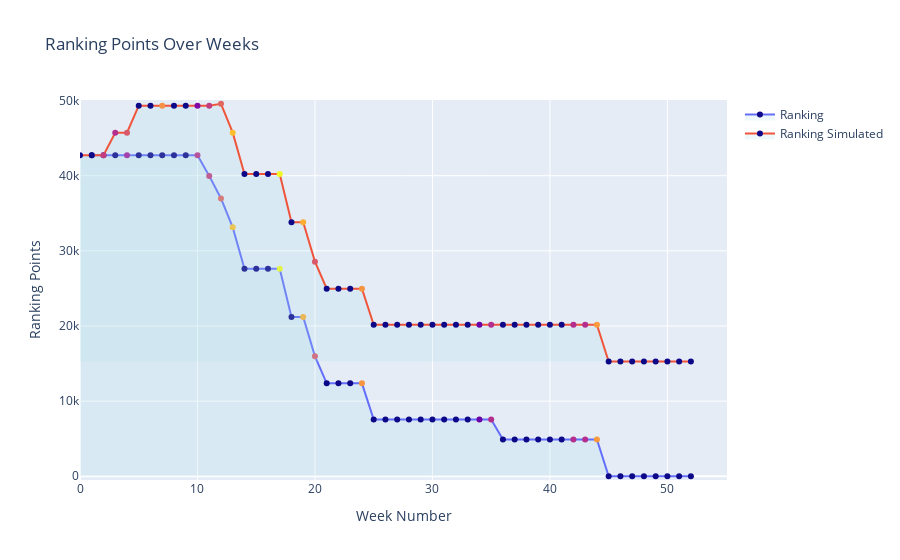

Write notebook code for a chart like this one.
### Code cell
custom_data_simulated = np.stack((df_week_ranking_simulated['Tournament'],df_week_ranking_simulated['Result'],df_week_ranking_simulated['Points Earned'],df_week_ranking_simulated['Points to defend']), axis=-1)


fig.add_trace(go.Scatter(x=df_week_ranking_simulated['Week'],
                                y=df_week_ranking_simulated['Total Ranking Points'],
                                customdata=custom_data_simulated,
                                name="Ranking Simulated",
                                marker_color=df_week_ranking_simulated['Points Earned'],
                                marker_colorscale="Plasma",
                                marker_showscale=False,
                                fill="tozerox",
                                fillcolor="rgba(171,219,227,0.2)"))

fig.update_traces(mode="markers+lines",
                    hovertemplate = '<b>Week %{x}:</b>'+
                    '<br><b>Total Ranking Points</b>: %{y}'+
                    '<br>Tournament: %{customdata[0]}'+
                    '<br>Result: %{customdata[1]}'+
                    '<br>Points Earned: %{customdata[2]}'+
                    '<br>Points to Defend: %{customdata[3]}')

fig.show()

### Figure 1 — Plotly figure (JSON) as saved in the notebook; plotly's stock layout.template omitted (floating-point values rounded to 4 significant figures; data arrays with more than 128 entries replaced by an {"elided": "..."} marker saying what was removed)
{"data": [{"customdata": {"elided": "52x4 mixed values"}, "fill": "tozerox", "fillcolor": "rgba(171,219,227,0.2)", "hovertemplate": "<b>Week %{x}:</b><br><b>Total Ranking Points</b>: %{y}<br>Tournament: %{customdata[0]}<br>Result: %{customdata[1]}<br>Points Earned: %{customdata[2]}<br>Points to Defend: %{customdata[3]}", "marker": {"color": [0, 0, 0, 2220, 0, 0, 0, 0, 0, 2750, 3000, 3850, 5500, 0, 0, 0, 6420, 0, 5243, 3600, 0, 0, 0, 4800, 0, 0, 0, 0, 0, 0, 0, 0, 0, 1300, 2660, 0, 0, 0, 0, 0, 0, 2660, 2660, 4900, 0, 0, 0, 0, 0, 0, 0, 0], "colorscale": [[0, "#0d0887"], [0.1111, "#46039f"], [0.2222, "#7201a8"], [0.3333, "#9c179e"], [0.4444, "#bd3786"], [0.5556, "#d8576b"], [0.6667, "#ed7953"], [0.7778, "#fb9f3a"], [0.8889, "#fdca26"], [1, "#f0f921"]], "showscale": false}, "mode": "markers+lines", "name": "Ranking", "type": "scatter", "x": [1, 2, 3, 4, 5, 6, 7, 8, 9, 10, 11, 12, 13, 14, 15, 16, 17, 18, 19, 20, 21, 22, 23, 24, 25, 26, 27, 28, 29, 30, 31, 32, 33, 34, 35, 36, 37, 38, 39, 40, 41, 42, 43, 44, 45, 46, 47, 48, 49, 50, 51, 52], "y": [42723, 42723, 42723, 42723, 42723, 42723, 42723, 42723, 42723, 42723, 39973, 36973, 33123, 27623, 27623, 27623, 27623, 21203, 21203, 15960, 12360, 12360, 12360, 12360, 7560, 7560, 7560, 7560, 7560, 7560, 7560, 7560, 7560, 7560, 7560, 4900, 4900, 4900, 4900, 4900, 4900, 4900, 4900, 4900, 0, 0, 0, 0, 0, 0, 0, 0]}, {"customdata": {"elided": "53x4 mixed values"}, "fill": "tozerox", "fillcolor": "rgba(171,219,227,0.2)", "hovertemplate": "<b>Week %{x}:</b><br><b>Total Ranking Points</b>: %{y}<br>Tournament: %{customdata[0]}<br>Result: %{customdata[1]}<br>Points Earned: %{customdata[2]}<br>Points to Defend: %{customdata[3]}", "marker": {"color": [0, 0, 3000, 2660, 3600, 0, 0, 4707, 0, 0, 1670, 3000, 3850, 5500, 0, 0, 0, 6420, 0, 5243, 3600, 0, 0, 0, 4800, 0, 0, 0, 0, 0, 0, 0, 0, 0, 1300, 2660, 0, 0, 0, 0, 0, 0, 2660, 2660, 4900, 0, 0, 0, 0, 0, 0, 0, 0], "colorscale": [[0, "#0d0887"], [0.1111, "#46039f"], [0.2222, "#7201a8"], [0.3333, "#9c179e"], [0.4444, "#bd3786"], [0.5556, "#d8576b"], [0.6667, "#ed7953"], [0.7778, "#fb9f3a"], [0.8889, "#fdca26"], [1, "#f0f921"]], "showscale": false}, "mode": "markers+lines", "name": "Ranking Simulated", "type": "scatter", "x": [0, 1, 2, 3, 4, 5, 6, 7, 8, 9, 10, 11, 12, 13, 14, 15, 16, 17, 18, 19, 20, 21, 22, 23, 24, 25, 26, 27, 28, 29, 30, 31, 32, 33, 34, 35, 36, 37, 38, 39, 40, 41, 42, 43, 44, 45, 46, 47, 48, 49, 50, 51, 52], "y": [42723, 42723, 42723, 45723, 45723, 49323, 49323, 49323, 49323, 49323, 49323, 49323, 49573, 45723, 40223, 40223, 40223, 40223, 33803, 33803, 28560, 24960, 24960, 24960, 24960, 20160, 20160, 20160, 20160, 20160, 20160, 20160, 20160, 20160, 20160, 20160, 20160, 20160, 20160, 20160, 20160, 20160, 20160, 20160, 20160, 15260, 15260, 15260, 15260, 15260, 15260, 15260, 15260]}], "layout": {"title": {"text": "Ranking Points Over Weeks"}, "xaxis": {"title": {"text": "Week Number"}}, "yaxis": {"title": {"text": "Ranking Points"}}}}
